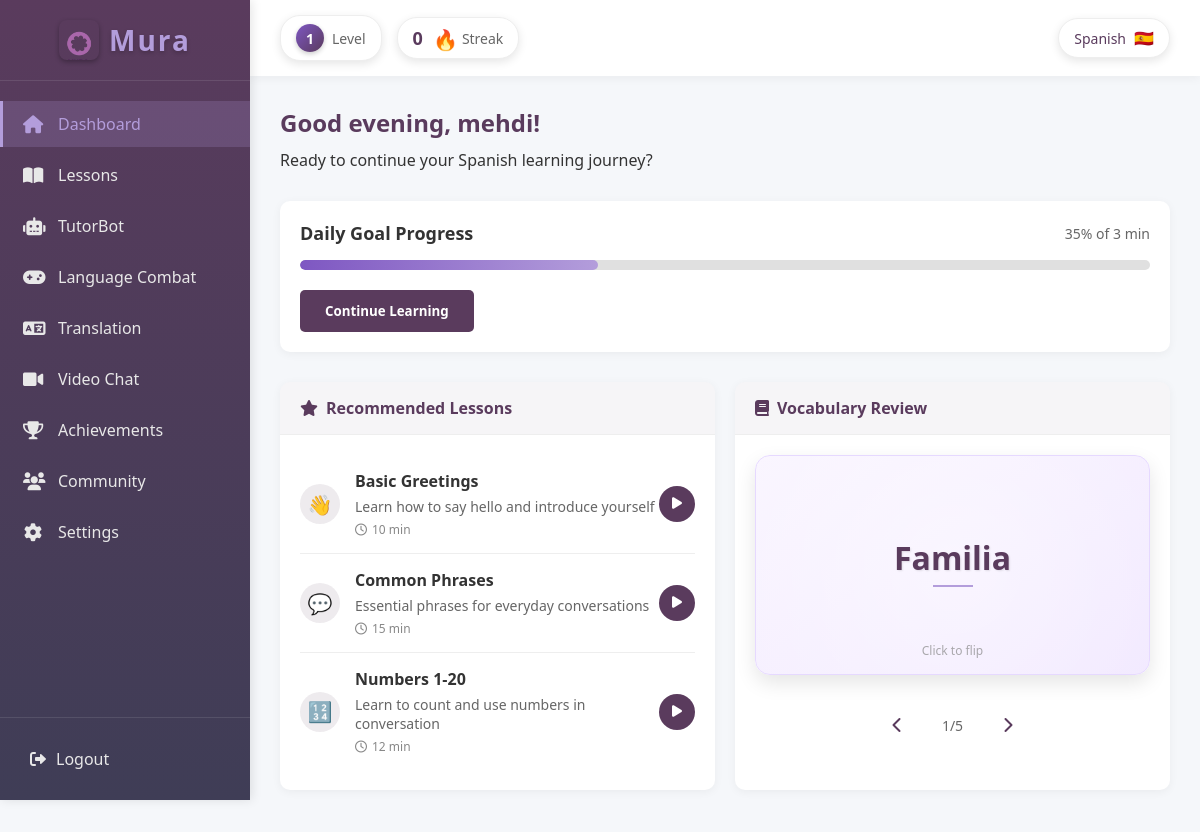
Page /Dashboard/dashboard.php (signed in) on the committed database.
### tables this page shows
CREATE TABLE `users` (
  `user_ID` int(11) NOT NULL,
  `username` varchar(50) NOT NULL,
  `profile_picture` varchar(255) DEFAULT NULL,
  `email` varchar(40) NOT NULL,
  `password` varchar(100) NOT NULL,
  `onboarding_complete` tinyint(1) DEFAULT 0
);

CREATE TABLE `user_onboarding` (
  `onboarding_id` int(11) NOT NULL,
  `user_ID` int(11) NOT NULL,
  `selected_language` varchar(50) DEFAULT NULL,
  `reason` varchar(255) DEFAULT NULL,
  `daily_goal` varchar(255) DEFAULT NULL,
  `proficiency_level` varchar(20) DEFAULT NULL,
  `is_complete` tinyint(1) DEFAULT 0,
  `created_at` timestamp NOT NULL DEFAULT current_timestamp(),
  `updated_at` timestamp NOT NULL DEFAULT current_timestamp() ON UPDATE current_timestamp()
);

CREATE TABLE `learner` (
  `learner_ID` int(11) NOT NULL,
  `user_ID` int(11) NOT NULL,
  `first_name` varchar(50) NOT NULL,
  `last_name` varchar(50) NOT NULL,
  `date_of_birth` date NOT NULL,
  `phone_number` int(10) NOT NULL,
  `gender` enum('male','female') NOT NULL,
  `address` varchar(100) NOT NULL,
  `date_of_registrations` timestamp NOT NULL DEFAULT current_timestamp()
);

### Dashboard/dashboard.php (the view, shortened to what this page needs)
<?php
require_once '../Configurations/db.php';
$user_id = $_SESSION['user_id'];
$stmt = $conn->prepare("
    SELECT u.username, u.onboarding_complete, uo.selected_language, uo.daily_goal, uo.proficiency_level,
           l.first_name, l.last_name
    FROM users u
    LEFT JOIN user_onboarding uo ON u.user_ID = uo.user_ID
    LEFT JOIN learner l ON u.user_ID = l.user_ID
    WHERE u.user_ID = ?
");
$stmt->bind_param("i", $user_id);
$stmt->execute();
$result = $stmt->get_result();
$user = $result->fetch_assoc();
$first_name = $user['first_name'] ?? 'mehdi';
$selected_language = $user['selected_language'] ?? 'Spanish';
$daily_goal = $user['daily_goal'] ?? '3 min';
$daily_progress = 35;
$user_level = 1;
function getLanguageFlag($language) {
    $flags = [
        'Spanish' => '🇪🇸',
        'French' => '🇫🇷',
        'English' => '🇬🇧',
        'German' => '🇩🇪',
        'Italian' => '🇮🇹',
        'Portuguese' => '🇵🇹',
        'Russian' => '🇷🇺',
        'Japanese' => '🇯🇵',
        'Chinese' => '🇨🇳',
        'Korean' => '🇰🇷',
        'Arabic' => '🇸🇦',
    ];
    return $flags[$language] ?? '🌐';
}
$hour = date('H');
if ($hour < 12) {
    $greeting = "Good morning";
} elseif ($hour < 18) {
    $greeting = "Good afternoon";
} else {
    $greeting = "Good evening";
}
$recommendedLessons = [
    [
        'title' => 'Basic Greetings',
        'description' => 'Learn how to say hello and introduce yourself',
        'duration' => '10 min',
        'icon' => '👋'
    ],
    [
        'title' => 'Common Phrases',
        'description' => 'Essential phrases for everyday conversations',
        'duration' => '15 min',
        'icon' => '💬'
    ],
    [
        'title' => 'Numbers 1-20',
        'description' => 'Learn to count and use numbers in conversation',
        'duration' => '12 min',
        'icon' => '🔢'
    ]
];
function getRandomVocabularyWords($language, $count = 5) {
    $allWords = [
        'Spanish' => [
            ['word' => 'Hola', 'translation' => 'Hello'],
            ['word' => 'Gracias', 'translation' => 'Thank you'],
            ['word' => 'Por favor', 'translation' => 'Please'],
            ['word' => 'Amigo', 'translation' => 'Friend'],
            ['word' => 'Buenos días', 'translation' => 'Good morning'],
            ['word' => 'Buenas noches', 'translation' => 'Good night'],
            ['word' => 'Adiós', 'translation' => 'Goodbye'],
            ['word' => 'Sí', 'translation' => 'Yes'],
            ['word' => 'No', 'translation' => 'No'],
            ['word' => 'Disculpe', 'translation' => 'Excuse me'],
            ['word' => 'Lo siento', 'translation' => 'I\'m sorry'],
            ['word' => 'Agua', 'translation' => 'Water'],
            ['word' => 'Comida', 'translation' => 'Food'],
            ['word' => 'Casa', 'translation' => 'House'],
            ['word' => 'Familia', 'translation' => 'Family']
        ],
        'French' => [
            ['word' => 'Bonjour', 'translation' => 'Hello'],
            ['word' => 'Merci', 'translation' => 'Thank you'],
            ['word' => 'S\'il vous plaît', 'translation' => 'Please'],
            ['word' => 'Ami', 'translation' => 'Friend'],
            ['word' => 'Au revoir', 'translation' => 'Goodbye']
        ],
    ];
    $wordsForLanguage = $allWords[$language] ?? $allWords['Spanish'];
    shuffle($wordsForLanguage);
    return array_slice($wordsForLanguage, 0, $count);
}
$vocabularyWords = getRandomVocabularyWords($selected_language);
?>
<!DOCTYPE html>
<html lang="en">
<head>
    <link rel="stylesheet" href="../css/dashboard.css">
    <link rel="stylesheet" href="https://cdnjs.cloudflare.com/ajax/libs/font-awesome/6.0.0-beta3/css/all.min.css">
</head>
<body>
    <div class="app-container">
        <div class="sidebar">
            <div class="logo">
                <div class="logo-container">
                    <div class="mura-logo">
                        <img src="../image/mura.png" alt="Mura Logo">
                    </div>
                    <h1>Mura</h1>
                </div>
            </div>
            <nav class="sidebar-nav">
                <ul>
                    <li class="nav-item active">
                        <a href="dashboard.php">
                            <i class="fas fa-home"></i>
                            Dashboard
                        </a>
                    </li>
                    <li class="nav-item">
                        <a href="#">
                            <i class="fas fa-book-open"></i>
                            Lessons
                        </a>
                    </li>
                    <li class="nav-item">
                        <a href="#">
                            <i class="fas fa-robot"></i>
                            TutorBot
                        </a>
                    </li>
                    <li class="nav-item">
                        <a href="#">
                            <i class="fas fa-gamepad"></i>
                            Language Combat
                        </a>
                    </li>
                    <li class="nav-item">
                        <a href="translation.php">
                            <i class="fas fa-language"></i>
                            Translation
                        </a>
                    </li>
                    <li class="nav-item">
                        <a href="#">
                            <i class="fas fa-video"></i>
                            Video Chat
                        </a>
                    </li>
                    <li class="nav-item">
                        <a href="#">
                            <i class="fas fa-trophy"></i>
                            Achievements
                        </a>
                    </li>
                    <li class="nav-item">
                        <a href="#">
                            <i class="fas fa-users"></i>
                            Community
                        </a>
                    </li>
                    <li class="nav-item">
                        <a href="#">
                            <i class="fas fa-cog"></i>
                            Settings
                        </a>
                    </li>
                </ul>
            </nav>
            <div class="sidebar-footer">
                <a href="logout.php" class="logout-btn">
                    <i class="fas fa-sign-out-alt"></i>
                    Logout
                </a>
            </div>
        </div>
        <div class="main-content">
            <div class="top-bar">
                <div class="left-stats">
                    <div class="level-indicator">
                        <div class="level-badge">
                            <span class="level-number"><?php echo $user_level; ?></span>
                        </div>
                        <span class="level-label">Level</span>
                    </div>
                    <div class="streak-counter">
                        <span class="streak-number">0</span>
                        <div class="streak-icon">
                            <span class="fire-emoji">🔥</span>
                        </div>
                        <span class="streak-label">Streak</span>
                    </div>
                </div>
                <div class="language-indicator">
                    <span class="language-name"><?php echo htmlspecialchars($selected_language); ?></span>
                    <div class="language-flag">
                        <span><?php echo getLanguageFlag($selected_language); ?></span>
                    </div>
                </div>
            </div>
            <div class="content">
                <div class="welcome-section">
                    <h2><?php echo $greeting; ?>, <?php echo htmlspecialchars($first_name); ?>!</h2>
                    <p>Ready to continue your <?php echo htmlspecialchars($selected_language); ?> learning journey?</p>
                </div>
                <div class="daily-goal-section">
                    <div class="daily-goal-header">
                        <h3>Daily Goal Progress</h3>
                        <span class="daily-goal-info"><?php echo htmlspecialchars($daily_progress); ?>% of <?php echo htmlspecialchars($daily_goal); ?></span>
                    </div>
                    <div class="progress-bar">
                        <div class="progress" style="width: <?php echo $daily_progress; ?>%"></div>
                    </div>
                    <button class="continue-btn pulse-animation">Continue Learning</button>
                </div>
                <div class="dashboard-grid">
                    <div class="dashboard-card recommended-lessons">
                        <div class="card-header">
                            <h3><i class="fas fa-star"></i> Recommended Lessons</h3>
                        </div>
                        <div class="card-content">
                            <ul class="lesson-list">
                                <?php foreach ($recommendedLessons as $lesson): ?>
                                <li class="lesson-item">
                                    <div class="lesson-icon"><?php echo $lesson['icon']; ?></div>
                                    <div class="lesson-details">
                                        <h4><?php echo htmlspecialchars($lesson['title']); ?></h4>
                                        <p><?php echo htmlspecialchars($lesson['description']); ?></p>
                                        <span class="lesson-duration"><i class="far fa-clock"></i> <?php echo htmlspecialchars($lesson['duration']); ?></span>
                                    </div>
                                    <button class="lesson-start-btn"><i class="fas fa-play"></i></button>
                                </li>
                                <?php endforeach; ?>
                            </ul>
                        </div>
                    </div>
                    <div class="dashboard-card vocabulary-review">
        <div class="card-header">
            <h3><i class="fas fa-book"></i> Vocabulary Review</h3>
        </div>
        <div class="card-content">
            <div class="vocabulary-container">
                <div class="flip-card" id="vocabulary-card">
                    <div class="flip-card-inner">
                        <div class="flip-card-front">
                            <span class="vocabulary-word"><?php echo htmlspecialchars($vocabularyWords[0]['word']); ?></span>
                            <p class="vocabulary-hint">Click to flip</p>
                        </div>
                        <div class="flip-card-back">
                            <span class="vocabulary-translation"><?php echo htmlspecialchars($vocabularyWords[0]['translation']); ?></span>
                        </div>
                    </div>
                </div>
                <div class="vocabulary-navigation">
                    <button id="prev-word" class="vocabulary-nav-btn"><i class="fas fa-chevron-left"></i></button>
                    <span id="vocabulary-counter">1/<?php echo count($vocabularyWords); ?></span>
                    <button id="next-word" class="vocabulary-nav-btn"><i class="fas fa-chevron-right"></i></button>
                </div>
            </div>
        </div>
    </div>
                </div>
            </div>
        </div>
    </div>
</body>
</html>

### rows in the picture
users: user_onboarding.selected_language "Spanish", user_onboarding.selected_language "🇪🇸", learner.first_name "mehdi", user_onboarding.daily_goal "3 min", user_onboarding.selected_language "Familia", user_onboarding.selected_language "5"

### other values in the picture
$user_level "1"
$greeting "Good evening"
$daily_progress "35"
$lesson['icon'] "👋"
$lesson['title'] "Basic Greetings"
$lesson['description'] "Learn how to say hello and introduce yourself"
$lesson['duration'] "10 min"
$lesson['icon'] "💬"
$lesson['title'] "Common Phrases"
$lesson['description'] "Essential phrases for everyday conversations"
$lesson['duration'] "15 min"
$lesson['icon'] "🔢"
$lesson['title'] "Numbers 1-20"
$lesson['description'] "Learn to count and use numbers in conversation"
$lesson['duration'] "12 min"
